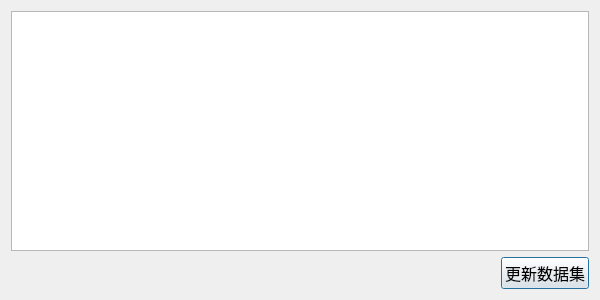
<?xml version="1.0" encoding="UTF-8"?>
<ui version="4.0">
 <class>RegisterDialog</class>
 <widget class="QDialog" name="RegisterDialog">
  <property name="geometry">
   <rect>
    <x>0</x>
    <y>0</y>
    <width>600</width>
    <height>300</height>
   </rect>
  </property>
  <property name="windowTitle">
   <string>Dialog</string>
  </property>
  <layout class="QVBoxLayout" name="verticalLayout">
   <item>
    <widget class="QTableWidget" name="tableWidget"/>
   </item>
   <item>
    <layout class="QHBoxLayout" name="horizontalLayout">
     <item>
      <spacer name="horizontalSpacer">
       <property name="orientation">
        <enum>Qt::Horizontal</enum>
       </property>
       <property name="sizeHint" stdset="0">
        <size>
         <width>40</width>
         <height>20</height>
        </size>
       </property>
      </spacer>
     </item>
     <item>
      <widget class="QPushButton" name="pushButton">
       <property name="font">
        <font>
         <family>华文行楷</family>
         <pointsize>12</pointsize>
        </font>
       </property>
       <property name="text">
        <string>更新数据集</string>
       </property>
      </widget>
     </item>
    </layout>
   </item>
  </layout>
 </widget>
 <resources/>
 <connections/>
</ui>
